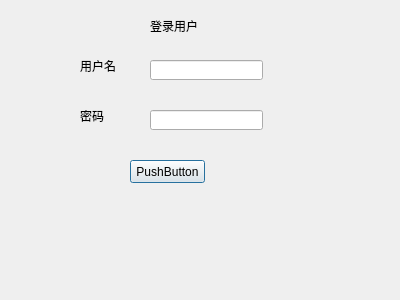
<?xml version="1.0" encoding="UTF-8"?>
<ui version="4.0">
 <class>Dialog</class>
 <widget class="QDialog" name="Dialog">
  <property name="geometry">
   <rect>
    <x>0</x>
    <y>0</y>
    <width>400</width>
    <height>300</height>
   </rect>
  </property>
  <property name="windowTitle">
   <string>Dialog</string>
  </property>
  <widget class="QLineEdit" name="lineEdit">
   <property name="geometry">
    <rect>
     <x>150</x>
     <y>60</y>
     <width>113</width>
     <height>20</height>
    </rect>
   </property>
  </widget>
  <widget class="QLineEdit" name="lineEdit_2">
   <property name="geometry">
    <rect>
     <x>150</x>
     <y>110</y>
     <width>113</width>
     <height>20</height>
    </rect>
   </property>
  </widget>
  <widget class="QLabel" name="label">
   <property name="geometry">
    <rect>
     <x>150</x>
     <y>20</y>
     <width>54</width>
     <height>12</height>
    </rect>
   </property>
   <property name="text">
    <string>登录用户</string>
   </property>
  </widget>
  <widget class="QLabel" name="label_2">
   <property name="geometry">
    <rect>
     <x>80</x>
     <y>60</y>
     <width>54</width>
     <height>12</height>
    </rect>
   </property>
   <property name="text">
    <string>用户名</string>
   </property>
  </widget>
  <widget class="QLabel" name="label_3">
   <property name="geometry">
    <rect>
     <x>80</x>
     <y>110</y>
     <width>54</width>
     <height>12</height>
    </rect>
   </property>
   <property name="text">
    <string>密码</string>
   </property>
  </widget>
  <widget class="QPushButton" name="pushButton">
   <property name="geometry">
    <rect>
     <x>130</x>
     <y>160</y>
     <width>75</width>
     <height>23</height>
    </rect>
   </property>
   <property name="text">
    <string>PushButton</string>
   </property>
  </widget>
 </widget>
 <resources/>
 <connections/>
</ui>
